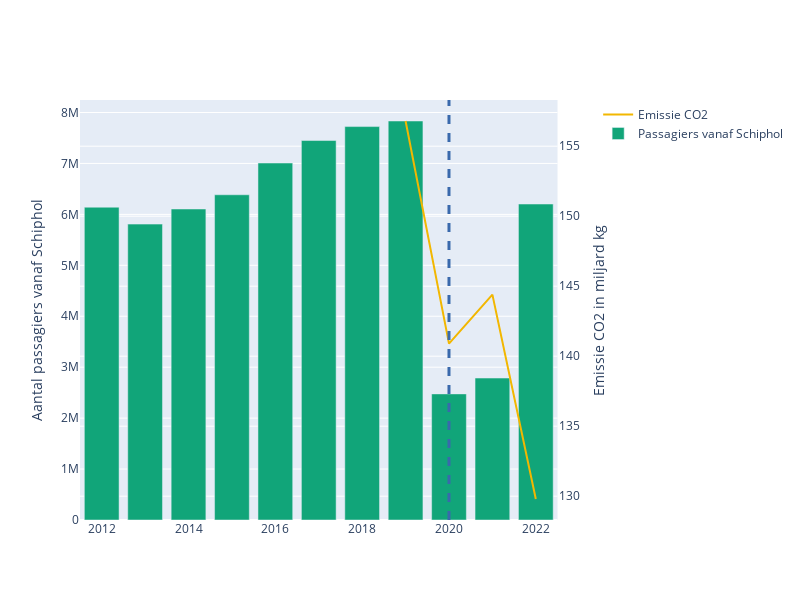

Here is the notebook cell this chart was saved with:
### Markdown cell above
De COVID-19-pandemie, beter bekend als het coronavirus, heeft wereldwijd enorme gevolgen gehad voor de samenleving. In dit dataverhaal zullen we de verschillende perspectieven onderzoeken over de vraag of COVID-19 goed of slecht is geweest voor Nederland. Het is belangrijk op te merken dat deze perspectieven kunnen variëren en zelfs tegenstrijdig kunnen zijn.  

Aan de ene kant zijn er positieve aspecten. Tijdens de lockdownmaatregelen was er een opvallende verbetering van het milieu en de luchtkwaliteit in Nederland. Met minder auto's op de weg nam de uitstoot van schadelijke stoffen aanzienlijk af, wat een gunstig effect had op de volksgezondheid. Daarnaast heeft de pandemie geleid tot een versnelling van onlinesamenwerking en digitale innovatie. De beperkingen op fysieke bijeenkomsten hebben bedrijven en individuen gedwongen om nieuwe manieren van communicatie te omarmen, wat op de lange termijn wellicht kan leiden tot meer efficiëntie en kostenbesparingen in diverse sectoren van de Nederlandse economie. 

Aan de andere kant kunnen we de negatieve gevolgen van COVID-19 niet negeren. De toeristische industrie in Nederland heeft een zware klap gekregen door de reisbeperkingen en veiligheidsmaatregelen. Hotels, restaurants en andere toeristische bedrijven hebben aanzienlijke verliezen geleden, met een daling van het aantal banen in de sector. Daarnaast heeft de pandemie ook geleid tot een toename van mentale gezondheidsproblemen. De onzekerheid, angst en sociaal isolement die gepaard gaan met de pandemie hebben bijgedragen aan een grotere vraag naar geestelijke gezondheidszorg en ondersteuning. 

Het meest tragische negatieve effect van COVID-19 is de oversterfte die het heeft veroorzaakt. Het virus heeft een aanzienlijk aantal levens geëist in Nederland, met een immense impact op families en gemeenschappen. De gezondheidszorg en medische professionals hebben onvermoeibaar gewerkt om levens te redden en te verzorgen, maar de druk op het systeem was enorm. 

Het is belangrijk om te benadrukken dat deze verschillende perspectieven op COVID-19 in Nederland nauw met elkaar verbonden zijn. Hoewel er positieve aspecten zijn zoals verbeterde milieuomstandigheden en digitale innovatie, kunnen we de negatieve gevolgen, zoals economische schade, mentale gezondheidsproblemen en verlies van mensenlevens, niet negeren. 

In dit dataverhaal zullen we dieper ingaan op elk van deze perspectieven, waarbij we gebruikmaken van relevante datasets en visuele representaties om een uitgebalanceerd beeld te schetsen van de impact van COVID-19 op Nederland. Het is belangrijk om te begrijpen dat we in dit dataverhaal niet mensen tegen elkaar willen opzetten, maar juist willen laten zien hoe de coronacrisis in Nederland op verschillende manieren invloed heeft gehad. We willen een compleet beeld geven van de verschillende effecten die deze wereldwijde gezondheidscrisis heeft gehad. 

Als we verder gaan met ons onderzoek, is het essentieel om te onthouden dat COVID-19 een voortdurende situatie is die zich blijft ontwikkelen. Onze bevindingen zijn gebaseerd op beschikbare gegevens en kennis tot op heden.

### Code cell
import plotly.graph_objs as go
import plotly.express as px
import pandas as pd
from plotly.subplots import make_subplots

df = pd.read_csv('Amsterdam_Airport_Schiphol__passagiersvervoer__partnerluchthaven_20062023_192658.csv')
db = pd.read_csv('Emissies_broeikasgassen__IPCC___klimaatsector__kwartaal_21062023_104240.csv')

fig = make_subplots(specs=[[{"secondary_y": True}]])

fig.add_trace(
    go.Scatter(x = db['Perioden'], y = db['miljard kg CO2-equivalent'], name="Emissie CO2", mode="lines"), secondary_y = True
)


fig.add_trace(
    go.Bar(x = df['Perioden'], y= df['Totaal passagiers'], name="Passagiers vanaf Schiphol"),
    secondary_y=False
)

fig.data[0].line.color = 'rgb(242,183,1)'
fig.update_traces(marker_color='rgb(17,165,121)')


fig.update_yaxes(title_text="Aantal passagiers vanaf Schiphol", secondary_y=False)
fig.update_yaxes(title_text="Emissie CO2 in miljard kg", secondary_y=True)

fig.add_vline(x=2020, line_width=3, line_dash="dash", line_color="rgb(57,105,172)")

fig.update_layout(
    height = 600,
    width = 800)

fig.show()

### Figure 1 — Plotly figure (JSON) as saved in the notebook; plotly's stock layout.template omitted (floating-point values rounded to 4 significant figures)
{"data": [{"line": {"color": "rgb(242,183,1)"}, "marker": {"color": "rgb(17,165,121)"}, "mode": "lines", "name": "Emissie CO2", "type": "scatter", "x": [2019, 2020, 2021, 2022], "xaxis": "x", "y": [156.8, 140.9, 144.4, 129.8], "yaxis": "y2"}, {"marker": {"color": "rgb(17,165,121)"}, "name": "Passagiers vanaf Schiphol", "type": "bar", "x": [2012, 2013, 2014, 2015, 2016, 2017, 2018, 2019, 2020, 2021, 2022], "xaxis": "x", "y": [6140653, 5808874, 6105595, 6384898, 7007992, 7449704, 7723607, 7833211, 2475626, 2786830, 6203142], "yaxis": "y"}], "layout": {"height": 600, "shapes": [{"line": {"color": "rgb(57,105,172)", "dash": "dash", "width": 3}, "type": "line", "x0": 2020, "x1": 2020, "xref": "x", "y0": 0, "y1": 1, "yref": "y domain"}], "width": 800, "xaxis": {"anchor": "y", "autorange": true, "domain": [0, 0.94], "range": [2012.0, 2022.0], "type": "linear"}, "yaxis": {"anchor": "x", "autorange": true, "domain": [0, 1], "range": [0, 8245000.0], "title": {"text": "Aantal passagiers vanaf Schiphol"}, "type": "linear"}, "yaxis2": {"anchor": "x", "autorange": true, "overlaying": "y", "range": [128.3, 158.3], "side": "right", "title": {"text": "Emissie CO2 in miljard kg"}, "type": "linear"}}}
